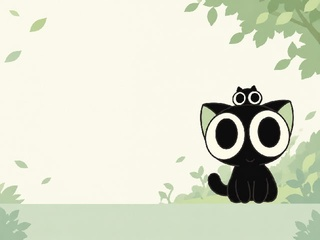
#> input picture design/mockups/home-v3-artwork-320x240.jpg, 320 x 240 px
$ python generate_assets.py
#> lines starting #> are read from the running program, lines starting #| are printed output that depends on the picture
"""Generate LVGL RGB565 artwork and a complete BMP CJK font from local assets.

Run from any directory. The Windows font is a local build input; it is not copied.
All output is deterministic. Font: 14px, 4-bit alpha, 18px line height.
"""
from pathlib import Path
from PIL import Image, ImageDraw, ImageFont

ROOT = Path(__file__).resolve().parents[2]
OUT = ROOT / 'hardware/arduino/yiyi_desk'
RANGES = [(0x20, 0x7E, 8), (0x3000, 0x303F, 16),
          (0x4E00, 0x9FFF, 16), (0xFF00, 0xFFEF, 16)]

def array_file(path, name, data, prefix='', suffix=''):
    with path.open('w', encoding='utf-8', newline='\n') as f:
        f.write(prefix + '\nconst unsigned char ' + name + '[] = {\n')
        for i in range(0, len(data), 32):
            f.write(','.join(str(x) for x in data[i:i+32]) + ',\n')
        f.write('};\n' + suffix)

def main():
    OUT.mkdir(parents=True, exist_ok=True)
    image = Image.open(ROOT/'design/mockups/home-v3-artwork-320x240.jpg').convert('RGB')
#> image is the input picture: PIL image 320x240 RGB; mean R, G, B 218.4, 222.1, 204
    assert image.size == (320,240)
    pixels = bytearray()
    for r,g,b in image.getdata():
        c = (r>>3)<<11 | (g>>2)<<5 | (b>>3)
        pixels += c.to_bytes(2,'little')
#> this loop made 76800 passes
#> (r, g, b) on passes 1 to 3: (251, 248, 233), (251, 248, 233), (250, 248, 235)
    array_file(OUT/'home_art.c', 'home_art_pixels', pixels, '#include <lvgl.h>', '''
const lv_img_dsc_t home_art = {
    .header = {.cf = LV_IMG_CF_TRUE_COLOR, .always_zero = 0, .reserved = 0, .w = 320, .h = 240},
    .data_size = 153600, .data = home_art_pixels
};
''')
    font = ImageFont.truetype('C:/Windows/Fonts/msyh.ttc',14)
    bitmap = bytearray()
    offsets = []
    for start,end,width in RANGES:
        offsets.append(len(bitmap))
        for cp in range(start,end+1):
            im = Image.new('L',(width,18))
            ImageDraw.Draw(im).text((0,14),chr(cp),font=font,fill=255,anchor='ls')
            values = [min(15,(v+8)//17) for v in im.getdata()]
            bitmap.extend((values[i]<<4)|values[i+1] for i in range(0,len(values),2))
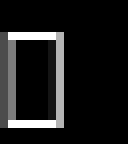
#> im: PIL image 16x18 L (shown 8 times larger); min 0, max 255, mean 26.3
    rows = '\n'.join(f'    if (cp >= {a} && cp <= {b}) {{ *w = {w}; return {o} + (cp-{a})*{w*18//2}; }}'
                     for (a,b,w),o in zip(RANGES, offsets))
    suffix = '''
static int glyph_index(uint32_t cp, uint8_t *w) {
%s
    return -1;
}
static bool glyph_dsc(const lv_font_t *font, lv_font_glyph_dsc_t *d, uint32_t cp, uint32_t next) {
    (void)font; (void)next;
    uint8_t w; if (glyph_index(cp,&w) < 0) return false;
    d->adv_w = w; d->box_w = w; d->box_h = 18; d->ofs_x = 0; d->ofs_y = 0; d->bpp = 4;
    return true;
}
static const uint8_t *glyph_bitmap(const lv_font_t *font, uint32_t cp) {
    (void)font; uint8_t w; int i = glyph_index(cp,&w); return i < 0 ? 0 : desk_font_pixels+i;
}
const lv_font_t desk_font = {
    .get_glyph_dsc = glyph_dsc, .get_glyph_bitmap = glyph_bitmap,
    .line_height = 18, .base_line = 3, .subpx = LV_FONT_SUBPX_NONE,
    .underline_position = -2, .underline_thickness = 1, .dsc = 0,
    .fallback = &lv_font_montserrat_14, .user_data = 0
};
''' % rows
    array_file(OUT/'desk_font.c','desk_font_pixels',bitmap,'#include <lvgl.h>',suffix)
    print(f'Artwork {len(pixels):,} bytes; font {len(bitmap):,} bytes, '
          f'{sum(b-a+1 for a,b,_ in RANGES):,} codepoints')
#| Artwork 153,600 bytes; font 3,073,464 bytes, 21,391 codepoints

if __name__ == '__main__':
    main()
